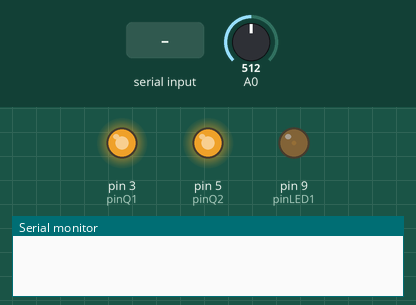
This sketch was run on a simulated Arduino Uno, built with avr-gcc and run on an emulated ATmega328P. Parts: output pins drawn as LEDs (lit = HIGH), the last lines printed to the serial monitor. Inputs (shaded band) come from the test bench; at power-on: A0 = 512.

Above: at 1.2 s.
1.3 s: "P1\n" received over Serial
At 2.8 s:
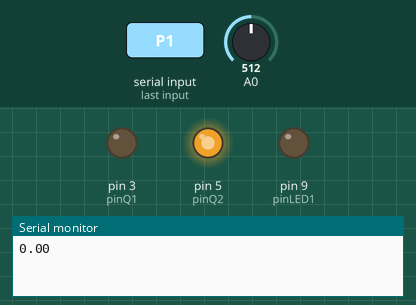
4.3 s: "P2\n" received over Serial
At 5.8 s:
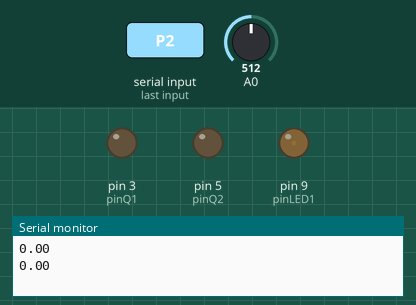
7.3 s: "LED\n" received over Serial
Timing chart, 0 to 10.3 s (numbered marks = the images above; inputs shaded):
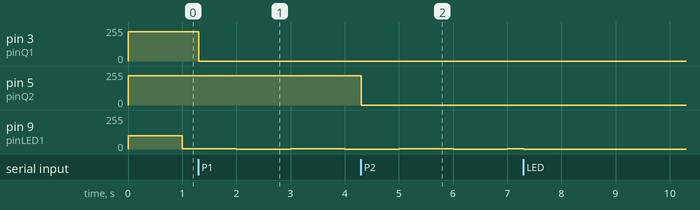

Measured:
- after the input at 1.3 s, pin 3 (pinQ1): 220/255 → 0/255 at once
- after the input at 4.3 s, pin 5 (pinQ2): 220/255 → 0/255 at once

The sketch:

tclab_v6_DBR.ino
```cpp
/*
  TCLab Temperature Control Lab Firmware
  Jeffrey Kantor, Bill Tubbs, John Hedengren, Shawn Summey
  February 2021

  This firmware provides a high level interface to the Temperature Control Lab. The
  firmware scans the serial port for commands. Commands are case-insensitive. Any
  unrecognized command results in sleep model. Each command returns a result string.

  A         software restart. Returns "Start".
  LED float set LED to float for 10 sec. range 0 to 100. Returns actual float
  P1 float  set pwm limit on heater 1, range 0 to 255. Default 200. Returns P1.
  P2 float  set pwm limit on heater 2, range 0 to 255. Default 100. Returns P2.
  Q1 float  set Heater 1, range 0 to 100. Returns value of Q1.
  Q2 float  set Heater 2, range 0 to 100. Returns value of Q2.
  Q1B float set Heater 1, range 0 to 100. Returns value of Q1 as a 32-bit float.
  Q2B float set Heater 2, range 0 to 100. Returns value of Q2 as a 32-bit float.
  DL bool   set Load Disturbance, true or false
  R1        get value of Heater 1, range 0 to 100
  R2        get value of Heater 2, range 0 to 100
  SCAN      get values T1 T2 Q1 Q1 in line delimited values
  T1        get Temperature T1. Returns value of T1 in °C.
  T2        get Temperature T2. Returns value of T2 in °C.
  T1B       get Temperature T1. Returns value of T1 in °C as a 32-bit float.
  T2B       get Temperature T2. Returns value of T2 in °C as a 32-bit float.
  VER       get firmware version string
  X         stop, enter sleep mode. Returns "Stop"

  Limits on the heater power can be configured with the constants below.

  Status is indicated by LED1 on the Temperature Control Lab. Status conditions are:

      LED1        LED1
      Brightness  State
      ----------  -----
      dim         steady     Normal operation, heaters off
      bright      steady     Normal operation, heaters on
      dim         blinking   High temperature alarm on, heaters off
      bright      blinking   High temperature alarm on, heaters on

  The Temperature Control Lab shuts down the heaters if it receives no host commands
  during a timeout period (configure below), receives an "X" command, or receives
  an unrecognized command from the host.

  Constants are used to configure the firmware.

  Changelog ordered by Semantic Version

      1.0.1 first version included in the tclab package
      1.1.0 added R1 and R2 commands to read current heater values
            changed heater values to units of percent of full power
            added P1 and P2 commands to set heater power limits
            changed readCommand to avoid busy states
            changed simplified LED status model
      1.2.0 added LED command
      1.2.1 fixed reset heater values on close
            added version history
      1.2.2 changed version string for better display by TCLab
      1.2.3 changed baudrate to from 9600 to 115200
      1.3.0 added SCAN function
            added board type in version string
      1.4.0 changed Q1 and Q2 to float from int
      1.4.1 fixed missing Serial.flush() at end of command loop
      1.4.2 fixed bug with X command
      1.4.3 deprecated use of Arduino IDE Version < 1.0.0
      1.5.0 removed webusb
      1.6.0 changed temperature to average 10 measurements to reduce noise
      2.0.0 added binary communications.
            added T1B and T2B commands return 32-bit float
            added Q1B and Q2B commands return 32-bit float confirmation of heater setting
            added calculation to use 1.75 AREF to match TMP36 voltage range
      2.0.1 added updates to Notre Dame and BYU versions of this firmware
            changed version history to standard change log practices
      2.1.0 DBR: change of P1 and P2 to 220
      2.1.1 DBR: change dynamics to give a S-shape
      2.1.2 DBR: Allow for load disturbances

*/

#include "Arduino.h"

// determine board type
#if defined(__AVR_ATmega328P__) || defined(__AVR_ATmega168__)
  String boardType = "Arduino Uno";
#elif defined(__AVR_ATmega32U4__) || defined(__AVR_ATmega16U4__)
  String boardType = "Arduino Leonardo/Micro";
#elif defined(__AVR_ATmega1280__) || defined(__AVR_ATmega2560__)
  String boardType = "Arduino Mega";
#else
  String boardType = "Unknown board";
#endif

// Enable debugging output
const bool DEBUG = false;

// Define Q1/Q2 filter constants
const float Tlag1 = 120; // First lag time constant (adjust as needed)
const float Tlag2 = 30; // Second lag time constant (adjust as needed)
const float Tlead = 150; // Lead time constant (adjust as needed)

// constants
const String vers = "2.1.2_DBR";   // version of this firmware
const long baud = 115200;      // serial baud rate
const char sp = ' ';           // command separator
const char nl = '\n';          // command terminator

// pin numbers corresponding to signals on the TC Lab Shield
const int pinT1   = 0;         // T1
const int pinT2   = 2;         // T2
const int pinQ1   = 3;         // Q1
const int pinQ2   = 5;         // Q2
const int pinLED1 = 9;         // LED1

// temperature alarm limits
const int limT1   = 50;       // T1 high alarm (°C)
const int limT2   = 50;       // T2 high alarm (°C)

// LED1 levels
const int hiLED   =  60;       // hi LED
const int loLED   = hiLED/16;  // lo LED

// global variables
unsigned long lastTimeQ1 = 0; // Variable to hold the last loop time
unsigned long lastTimeQ2 = 0; // Variable to hold the last loop time
char Buffer[64];               // buffer for parsing serial input
int buffer_index = 0;          // index for Buffer
String cmd;                    // command
float val;                     // command value
int ledStatus;                 // 1: loLED
                               // 2: hiLED
                               // 3: loLED blink
                               // 4: hiLED blink
long ledTimeout = 0;           // when to return LED to normal operation
float LED = 100;               // LED override brightness
float P1 = 220;                // heater 1 power limit in units of pwm. Range 0 to 255
float P2 = 220;                // heater 2 power limit in units in pwm, range 0 to 255
float Q1 = 0;                  // last value written to heater 1 in units of percent
boolean DL = false;            // DL = true ==> Load disturbance
float MulQ1 = 1;               // multiplier for Q1 used for load disturbance
float Q2 = 0;                  // last value written to heater 2 in units of percent
int alarmStatus;               // hi temperature alarm status
boolean newData = false;       // boolean flag indicating new command

int n =  10;                   // number of samples for each temperature measurement

float QfLL1 = 0.0; // Initial value for QfLL1
float QfLL2 = 0.0; // Initial value for QfLL2
float Qp1 = 0.0; // Previous value for Q1
float Qp2 = 0.0; // Previous value for Q2

void readCommand() {
  while (Serial && (Serial.available() > 0) && (newData == false)) {
    int byte = Serial.read();
    if ((byte != '\r') && (byte != nl) && (buffer_index < 64)) {
      Buffer[buffer_index] = byte;
      buffer_index++;
    }
    else {
      newData = true;
    }
  }
}

// for debugging with the serial monitor in Arduino IDE
void echoCommand() {
  if (newData) {
    Serial.write("Received Command: ");
    Serial.write(Buffer, buffer_index);
    Serial.write(nl);
    Serial.flush();
  }
}

// return average  of n reads of thermister temperature in °C
inline float readTemperature(int pin) {
  float degC = 0.0;
  for (int i = 0; i < n; i++) {
    degC += analogRead(pin) * 0.322265625 - 50.0;    // use for 3.3v AREF
  }
  return degC / float(n);
}

void parseCommand(void) {
  if (newData) {
    String read_ = String(Buffer);

    // separate command from associated data
    int idx = read_.indexOf(sp);
    cmd = read_.substring(0, idx);
    cmd.trim();
    cmd.toUpperCase();

    // extract data. toFloat() returns 0 on error
    String data = read_.substring(idx + 1);
    data.trim();
    val = data.toFloat();

    // reset parameter for next command
    memset(Buffer, 0, sizeof(Buffer));
    buffer_index = 0;
    newData = false;
  }
}

void sendResponse(String msg) {
  Serial.println(msg);
}

void sendFloatResponse(float val) {
  Serial.println(String(val, 3));
}

void sendBinaryResponse(float val) {
  byte *b = (byte*)&val;
  Serial.write(b, 4);
}

void dispatchCommand(void) {
  if (cmd == "A") {
    setHeater1(0);
    setHeater2(0);
    sendResponse("Start");
  }
  else if (cmd == "LED") {
    ledTimeout = millis() + 10000;
    LED = max(0, min(100, val));
    sendResponse(String(LED));
  }
  else if (cmd == "P1") {
    P1 = max(0, min(255, val));
    sendResponse(String(P1));
  }
  else if (cmd == "P2") {
    P2 = max(0, min(255, val));
    sendResponse(String(P2));
  }
  else if (cmd == "Q1") {
    setHeater1(val);
    sendFloatResponse(Q1);
  }
  else if (cmd == "Q1B") {
    setHeater1(val);
    sendBinaryResponse(Q1);
  }
  else if (cmd == "Q2") {
    setHeater2(val);
    sendFloatResponse(Q2);
  }
  else if (cmd == "Q2B") {
    setHeater1(val);
    sendBinaryResponse(Q2);
  }
  else if (cmd == "DL") {
    if (val == true) {
      MulQ1 = 0.7;
      DL = true;
    } else {
      MulQ1 = 1.0;
      DL = false;
    }
    sendResponse(String(MulQ1, 3));   // only send the float
  }
  else if (cmd == "RMULQ1") {
    sendResponse(String(MulQ1));
  }
  else if (cmd == "R1") {
    sendFloatResponse(Q1);
  }
  else if (cmd == "R2") {
    sendFloatResponse(Q2);
  }
  else if (cmd == "SCAN") {
    sendFloatResponse(readTemperature(pinT1));
    sendFloatResponse(readTemperature(pinT2));
    sendFloatResponse(Q1);
    sendFloatResponse(Q2);
    sendResponse("DL=" + String(DL) + ", MulQ1=" + String(MulQ1, 3));
  }
  else if (cmd == "T1") {
    sendFloatResponse(readTemperature(pinT1));
  }
  else if (cmd == "T1B") {
    sendBinaryResponse(readTemperature(pinT1));
  }
  else if (cmd == "T2") {
    sendFloatResponse(readTemperature(pinT2));
  }
  else if (cmd == "T2B") {
    sendBinaryResponse(readTemperature(pinT2));
  }
  else if (cmd == "VER") {
    sendResponse("TCLab Firmware " + vers + " " + boardType);
  }
  else if (cmd == "X") {
    setHeater1(0);
    setHeater2(0);
    sendResponse("Stop");
  }
  else if (cmd.length() > 0) {
    setHeater1(0);
    setHeater2(0);
    sendResponse(cmd);
  }
  Serial.flush();
  cmd = "";
}

void checkAlarm(void) {
  if ((readTemperature(pinT1) > limT1) or (readTemperature(pinT2) > limT2)) {
    alarmStatus = 1;
  }
  else {
    alarmStatus = 0;
  }
}

void updateStatus(void) {
  // determine led status
  ledStatus = 1;
  if ((Q1 > 0) or (Q2 > 0)) {
    ledStatus = 2;
  }
  if (alarmStatus > 0) {
    ledStatus += 2;
  }
  // update led depending on ledStatus
  if (millis() < ledTimeout) {        // override led operation
    analogWrite(pinLED1, LED);
  }
  else {
    switch (ledStatus) {
      case 1:  // normal operation, heaters off
        analogWrite(pinLED1, loLED);
        break;
      case 2:  // normal operation, heater on
        analogWrite(pinLED1, hiLED);
        break;
      case 3:  // high temperature alarm, heater off
        if ((millis() % 2000) > 1000) {
          analogWrite(pinLED1, loLED);
        } else {
          analogWrite(pinLED1, loLED/4);
        }
        break;
      case 4:  // high temperature alarm, heater on
        if ((millis() % 2000) > 1000) {
          analogWrite(pinLED1, hiLED);
        } else {
          analogWrite(pinLED1, loLED);
        }
        break;
    }
  }
}

// set Heater 1
void setHeater1(float qval) {
  Q1 = max(0., min(qval, 100.));
}

// set Heater 2
void setHeater2(float qval) {
  Q2 = max(0., min(qval, 100.));
}

// Function to calculate sampling time
float calculateSamplingTime(unsigned long& lastTime) {
  unsigned long currentTime = millis();
  float Ts = (currentTime - lastTime) / 1000.0; // Convert to seconds
  lastTime = currentTime;
  return Ts;
}

// Function to perform filtering
float Filter(float Q, float& QfLL, float& Qp, unsigned long& lastTime) {

  // Calculate sampling time
  float Ts = calculateSamplingTime(lastTime);

  // Static variables initialized once
  static float Qfilt = 0.0;
  static float KpLL = 0.0;
  static float KpFO = 0.0;

  KpLL = Ts/Tlag1;
  KpFO = Ts/Tlag2;

  // Perform filtering
  QfLL = (1/(1+KpLL)) * QfLL + (KpLL/(1+KpLL)) * ((1+Tlead/Ts)*Q - (Tlead/Ts)*Qp);
  Qfilt = (1/(1+KpFO)) * Qfilt + (KpFO/(1+KpFO)) * QfLL;
  Qp = Q;

  return Qfilt;
}

// Heater 1 filter
void Heater1Filter() {
  float filteredQ1 = Filter(Q1, QfLL1, Qp1, lastTimeQ1);
  filteredQ1 = max(0., min(filteredQ1, 100.));
  analogWrite(pinQ1, (MulQ1*filteredQ1*P1)/100);
}

// Heater 2 filter
void Heater2Filter() {
  float filteredQ2 = Filter(Q2, QfLL2, Qp2, lastTimeQ2);
  filteredQ2 = max(0., min(filteredQ2, 100.));
  analogWrite(pinQ2, (filteredQ2*P2)/100);
}

// arduino startup
void setup() {
  analogReference(EXTERNAL);
  while (!Serial) {
    ; // wait for serial port to connect.
  }
  Serial.begin(baud);
  Serial.flush();
  setHeater1(0);
  setHeater2(0);
  ledTimeout = millis() + 1000;
}

// arduino main event loop
void loop() {
  readCommand();
  if (DEBUG) echoCommand();
  parseCommand();
  dispatchCommand();
  Heater1Filter();
  Heater2Filter();
  checkAlarm();
  updateStatus();
}
```
